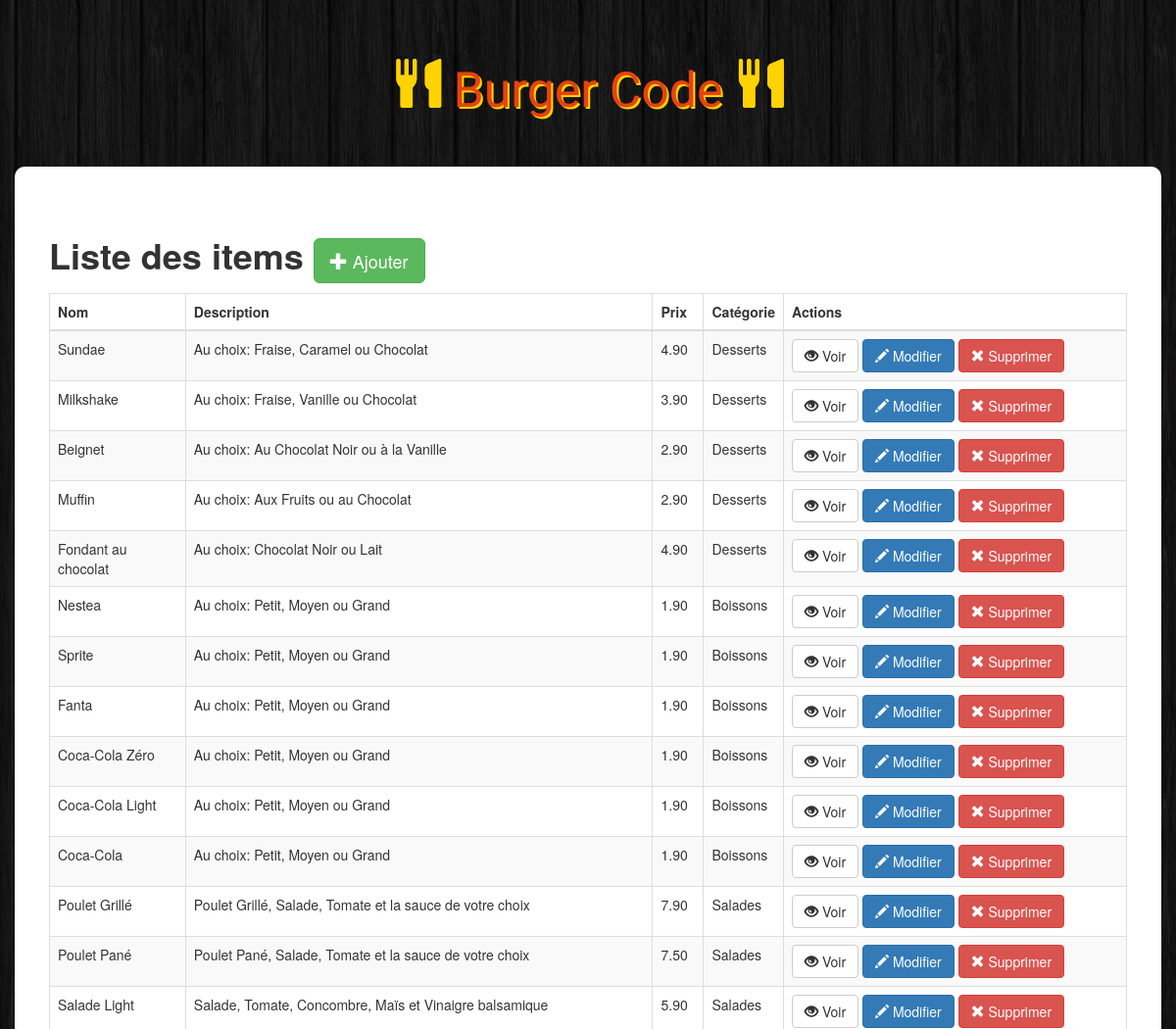
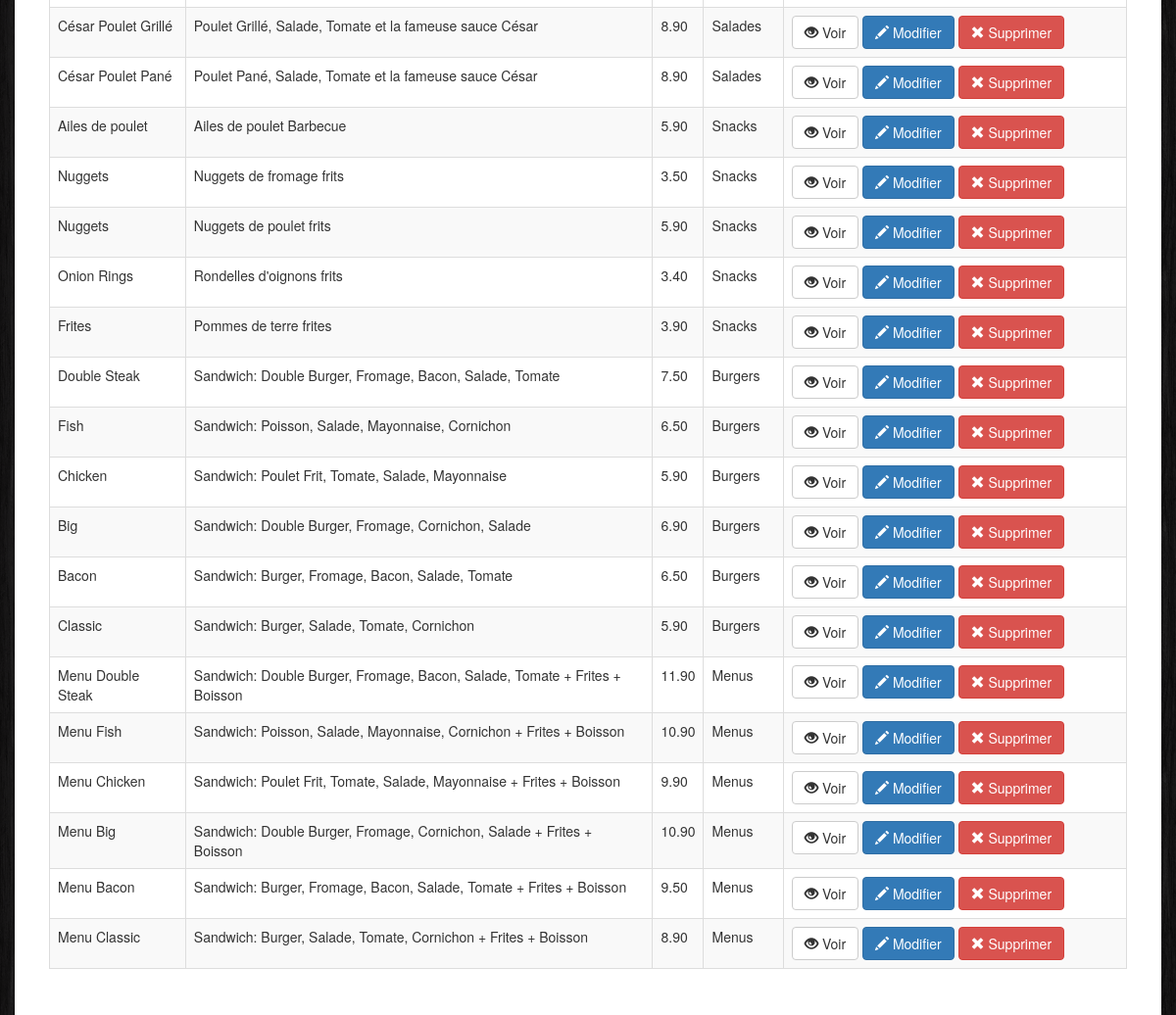
The app's page /admin/index.php with its own data (2 pictures, top to bottom).
### tables this page shows
CREATE TABLE IF NOT EXISTS `items` (
  `items_id` int NOT NULL AUTO_INCREMENT,
  `items_name` varchar(100) NOT NULL,
  `items_description` varchar(250) NOT NULL,
  `items_price` float NOT NULL,
  `items_image` varchar(250) NOT NULL,
  `categories_id_fk` int NOT NULL,
  PRIMARY KEY (`items_id`),
  KEY `categories_id_fk` (`categories_id_fk`)
);

CREATE TABLE IF NOT EXISTS `categories` (
  `categories_id` int NOT NULL AUTO_INCREMENT,
  `categories_name` varchar(100) NOT NULL,
  PRIMARY KEY (`categories_id`)
);

### admin/index.php (the view, shortened to what this page needs)
<!DOCTYPE html>
<html>
  <head>
    <link rel="stylesheet" href="https://maxcdn.bootstrapcdn.com/bootstrap/3.3.6/css/bootstrap.min.css">
    <link rel="stylesheet" href="../css/styles.css">
  </head>
  <body>
    <h1 class="text-logo"><span class="glyphicon glyphicon-cutlery"></span> Burger Code <span class="glyphicon glyphicon-cutlery"></span></h1>
    <div class="container admin">
      <div class="row">
        <h1><strong>Liste des items </strong><a href="insert.php" class="btn btn-success btn-lg"><span class="glyphicon glyphicon-plus"></span> Ajouter</a></h1>
        <table class="table table-striped table-bordered">
          <thead>
            <tr>
              <th>Nom</th>
              <th>Description</th>
              <th>Prix</th>
              <th>Catégorie</th>
              <th>Actions</th>
            </tr>
          </thead>
          <tbody>
            <?php
              $db = Database::connect();
              $statement = $db->query(
                'SELECT items.items_id, items.items_name, items.items_description, items.items_price, categories.categories_name AS category
                FROM items
                LEFT JOIN categories
                ON items.categories_id_fk = categories.categories_id
                ORDER BY items.items_id DESC');
              while($item = $statement->fetch())
              {
                echo '<tr>';
                  echo '<td>'. $item['items_name'] . '</td>';
                  echo '<td>'. $item['items_description'] . '</td>';
                  echo '<td>'. number_format($item['items_price'], 2, '.', '') . '</td>';
                  echo '<td>'. $item['category'] . '</td>';
                  echo '<td width=350>';
                    echo '<a class="btn btn-default" href="view.php?id='.$item['items_id'].'"><span class="glyphicon glyphicon-eye-open"></span> Voir</a>';
                    echo '<a class="btn btn-primary" href="update.php?id='.$item['items_id'].'"><span class="glyphicon glyphicon-pencil"></span> Modifier</a>';
                    echo '<a class="btn btn-danger" href="delete.php?id='.$item['items_id'].'"><span class="glyphicon glyphicon-remove"></span> Supprimer</a>';
                  echo '</td>';
                echo '</tr>';
              }
            ?>
          </tbody>
        </table>
      </div>
    </div>
  </body>
</html>

### css/styles.css (style rules this page uses)
body { background: url(../images/bg.png); }
.text-logo { font-family: 'Holtwood One SC', sans-serif; color: #e7420f; text-shadow: 2px 2px #ffd301; font-size: 50px; padding: 40px 0px; text-align: center; }
.text-logo .glyphicon { color: #ffd301; text-shadow: 0px 0px #ffd301; }
.admin { background: #fff; padding: 50px; border-radius: 10px; }

### records on screen
items: items_name "Sundae", items_description "Au choix: Fraise, Caramel ou Chocolat", items_price "4.90", categories_id_fk.categories_name "Desserts"
items: items_name "Milkshake", items_description "Au choix: Fraise, Vanille ou Chocolat", items_price "3.90", categories_id_fk.categories_name "Desserts"
items: items_name "Beignet", items_description "Au choix: Au Chocolat Noir ou à la Vanille", items_price "2.90", categories_id_fk.categories_name "Desserts"
items: items_name "Muffin", items_description "Au choix: Aux Fruits ou au Chocolat", items_price "2.90", categories_id_fk.categories_name "Desserts"
items: items_name "Fondant au chocolat", items_description "Au choix: Chocolat Noir ou Lait", items_price "4.90", categories_id_fk.categories_name "Desserts"
items: items_name "Nestea", items_description "Au choix: Petit, Moyen ou Grand", items_price "1.90", categories_id_fk.categories_name "Boissons"
items: items_name "Sprite", items_description "Au choix: Petit, Moyen ou Grand", items_price "1.90", categories_id_fk.categories_name "Boissons"
items: items_name "Fanta", items_description "Au choix: Petit, Moyen ou Grand", items_price "1.90", categories_id_fk.categories_name "Boissons"
items: items_name "Coca-Cola Zéro", items_description "Au choix: Petit, Moyen ou Grand", items_price "1.90", categories_id_fk.categories_name "Boissons"
items: items_name "Coca-Cola Light", items_description "Au choix: Petit, Moyen ou Grand", items_price "1.90", categories_id_fk.categories_name "Boissons"
items: items_name "Coca-Cola", items_description "Au choix: Petit, Moyen ou Grand", items_price "1.90", categories_id_fk.categories_name "Boissons"
items: items_name "Poulet Grillé", items_description "Poulet Grillé, Salade, Tomate et la sauce de votre choix", items_price "7.90", categories_id_fk.categories_name "Salades"
items: items_name "Poulet Pané", items_description "Poulet Pané, Salade, Tomate et la sauce de votre choix", items_price "7.50", categories_id_fk.categories_name "Salades"
items: items_name "Salade Light", items_description "Salade, Tomate, Concombre, Maïs et Vinaigre balsamique", items_price "5.90", categories_id_fk.categories_name "Salades"
items: items_name "César Poulet Grillé", items_description "Poulet Grillé, Salade, Tomate et la fameuse sauce César", items_price "8.90", categories_id_fk.categories_name "Salades"
items: items_name "César Poulet Pané", items_description "Poulet Pané, Salade, Tomate et la fameuse sauce César", items_price "8.90", categories_id_fk.categories_name "Salades"
items: items_name "Ailes de poulet", items_description "Ailes de poulet Barbecue", items_price "5.90", categories_id_fk.categories_name "Snacks"
items: items_name "Nuggets", items_description "Nuggets de fromage frits", items_price "3.50", categories_id_fk.categories_name "Snacks"
items: items_name "Nuggets", items_description "Nuggets de poulet frits", items_price "5.90", categories_id_fk.categories_name "Snacks"
items: items_name "Onion Rings", items_description "Rondelles d'oignons frits", items_price "3.40", categories_id_fk.categories_name "Snacks"
items: items_name "Frites", items_description "Pommes de terre frites", items_price "3.90", categories_id_fk.categories_name "Snacks"
items: items_name "Double Steak", items_description "Sandwich: Double Burger, Fromage, Bacon, Salade, Tomate", items_price "7.50", categories_id_fk.categories_name "Burgers"
items: items_name "Fish", items_description "Sandwich: Poisson, Salade, Mayonnaise, Cornichon", items_price "6.50", categories_id_fk.categories_name "Burgers"
items: items_name "Chicken", items_description "Sandwich: Poulet Frit, Tomate, Salade, Mayonnaise", items_price "5.90", categories_id_fk.categories_name "Burgers"
items: items_name "Big", items_description "Sandwich: Double Burger, Fromage, Cornichon, Salade", items_price "6.90", categories_id_fk.categories_name "Burgers"
items: items_name "Bacon", items_description "Sandwich: Burger, Fromage, Bacon, Salade, Tomate", items_price "6.50", categories_id_fk.categories_name "Burgers"
items: items_name "Classic", items_description "Sandwich: Burger, Salade, Tomate, Cornichon", items_price "5.90", categories_id_fk.categories_name "Burgers"
items: items_name "Menu Double Steak", items_description "Sandwich: Double Burger, Fromage, Bacon, Salade, Tomate + Frites + Boisson", items_price "11.90", categories_id_fk.categories_name "Menus"
items: items_name "Menu Fish", items_description "Sandwich: Poisson, Salade, Mayonnaise, Cornichon + Frites + Boisson", items_price "10.90", categories_id_fk.categories_name "Menus"
items: items_name "Menu Chicken", items_description "Sandwich: Poulet Frit, Tomate, Salade, Mayonnaise + Frites + Boisson", items_price "9.90", categories_id_fk.categories_name "Menus"
items: items_name "Menu Big", items_description "Sandwich: Double Burger, Fromage, Cornichon, Salade + Frites + Boisson", items_price "10.90", categories_id_fk.categories_name "Menus"
items: items_name "Menu Bacon", items_description "Sandwich: Burger, Fromage, Bacon, Salade, Tomate + Frites + Boisson", items_price "9.50", categories_id_fk.categories_name "Menus"
items: items_name "Menu Classic", items_description "Sandwich: Burger, Salade, Tomate, Cornichon + Frites + Boisson", items_price "8.90", categories_id_fk.categories_name "Menus"
